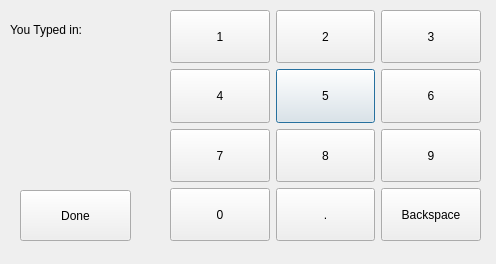
<?xml version="1.0" encoding="UTF-8"?>
<ui version="4.0">
 <class>VirtualKeyboard</class>
 <widget class="QDialog" name="VirtualKeyboard">
  <property name="geometry">
   <rect>
    <x>0</x>
    <y>0</y>
    <width>496</width>
    <height>264</height>
   </rect>
  </property>
  <property name="windowTitle">
   <string>Dialog</string>
  </property>
  <widget class="QWidget" name="gridLayoutWidget">
   <property name="geometry">
    <rect>
     <x>170</x>
     <y>10</y>
     <width>311</width>
     <height>231</height>
    </rect>
   </property>
   <layout class="QGridLayout" name="gridLayout">
    <item row="1" column="1">
     <widget class="QPushButton" name="Five">
      <property name="sizePolicy">
       <sizepolicy hsizetype="Minimum" vsizetype="Ignored">
        <horstretch>0</horstretch>
        <verstretch>0</verstretch>
       </sizepolicy>
      </property>
      <property name="text">
       <string>5</string>
      </property>
     </widget>
    </item>
    <item row="2" column="2">
     <widget class="QPushButton" name="Nine">
      <property name="sizePolicy">
       <sizepolicy hsizetype="Minimum" vsizetype="Ignored">
        <horstretch>0</horstretch>
        <verstretch>0</verstretch>
       </sizepolicy>
      </property>
      <property name="text">
       <string>9</string>
      </property>
     </widget>
    </item>
    <item row="0" column="0">
     <widget class="QPushButton" name="One">
      <property name="sizePolicy">
       <sizepolicy hsizetype="Minimum" vsizetype="Ignored">
        <horstretch>0</horstretch>
        <verstretch>0</verstretch>
       </sizepolicy>
      </property>
      <property name="text">
       <string>1</string>
      </property>
     </widget>
    </item>
    <item row="3" column="0">
     <widget class="QPushButton" name="Zero">
      <property name="sizePolicy">
       <sizepolicy hsizetype="Minimum" vsizetype="Ignored">
        <horstretch>0</horstretch>
        <verstretch>0</verstretch>
       </sizepolicy>
      </property>
      <property name="text">
       <string>0</string>
      </property>
     </widget>
    </item>
    <item row="2" column="0">
     <widget class="QPushButton" name="Seven">
      <property name="sizePolicy">
       <sizepolicy hsizetype="Minimum" vsizetype="Ignored">
        <horstretch>0</horstretch>
        <verstretch>0</verstretch>
       </sizepolicy>
      </property>
      <property name="text">
       <string>7</string>
      </property>
     </widget>
    </item>
    <item row="0" column="2">
     <widget class="QPushButton" name="Three">
      <property name="sizePolicy">
       <sizepolicy hsizetype="Minimum" vsizetype="Ignored">
        <horstretch>0</horstretch>
        <verstretch>0</verstretch>
       </sizepolicy>
      </property>
      <property name="text">
       <string>3</string>
      </property>
     </widget>
    </item>
    <item row="1" column="2">
     <widget class="QPushButton" name="Six">
      <property name="sizePolicy">
       <sizepolicy hsizetype="Minimum" vsizetype="Ignored">
        <horstretch>0</horstretch>
        <verstretch>0</verstretch>
       </sizepolicy>
      </property>
      <property name="text">
       <string>6</string>
      </property>
     </widget>
    </item>
    <item row="1" column="0">
     <widget class="QPushButton" name="Four">
      <property name="sizePolicy">
       <sizepolicy hsizetype="Minimum" vsizetype="Ignored">
        <horstretch>0</horstretch>
        <verstretch>0</verstretch>
       </sizepolicy>
      </property>
      <property name="text">
       <string>4</string>
      </property>
     </widget>
    </item>
    <item row="0" column="1">
     <widget class="QPushButton" name="Two">
      <property name="sizePolicy">
       <sizepolicy hsizetype="Minimum" vsizetype="Ignored">
        <horstretch>0</horstretch>
        <verstretch>0</verstretch>
       </sizepolicy>
      </property>
      <property name="text">
       <string>2</string>
      </property>
     </widget>
    </item>
    <item row="2" column="1">
     <widget class="QPushButton" name="Eight">
      <property name="sizePolicy">
       <sizepolicy hsizetype="Minimum" vsizetype="Ignored">
        <horstretch>0</horstretch>
        <verstretch>0</verstretch>
       </sizepolicy>
      </property>
      <property name="text">
       <string>8</string>
      </property>
     </widget>
    </item>
    <item row="3" column="1">
     <widget class="QPushButton" name="Dot">
      <property name="sizePolicy">
       <sizepolicy hsizetype="Minimum" vsizetype="Ignored">
        <horstretch>0</horstretch>
        <verstretch>0</verstretch>
       </sizepolicy>
      </property>
      <property name="text">
       <string>.</string>
      </property>
     </widget>
    </item>
    <item row="3" column="2">
     <widget class="QPushButton" name="Backspace">
      <property name="sizePolicy">
       <sizepolicy hsizetype="Ignored" vsizetype="Ignored">
        <horstretch>0</horstretch>
        <verstretch>0</verstretch>
       </sizepolicy>
      </property>
      <property name="text">
       <string>Backspace</string>
      </property>
     </widget>
    </item>
   </layout>
  </widget>
  <widget class="QLabel" name="label">
   <property name="geometry">
    <rect>
     <x>10</x>
     <y>20</y>
     <width>91</width>
     <height>20</height>
    </rect>
   </property>
   <property name="text">
    <string>You Typed in:</string>
   </property>
  </widget>
  <widget class="QLabel" name="TypedText">
   <property name="geometry">
    <rect>
     <x>10</x>
     <y>60</y>
     <width>131</width>
     <height>51</height>
    </rect>
   </property>
   <property name="text">
    <string/>
   </property>
  </widget>
  <widget class="QPushButton" name="DoneButton">
   <property name="geometry">
    <rect>
     <x>20</x>
     <y>190</y>
     <width>111</width>
     <height>51</height>
    </rect>
   </property>
   <property name="text">
    <string>Done</string>
   </property>
  </widget>
 </widget>
 <resources/>
 <connections/>
</ui>
